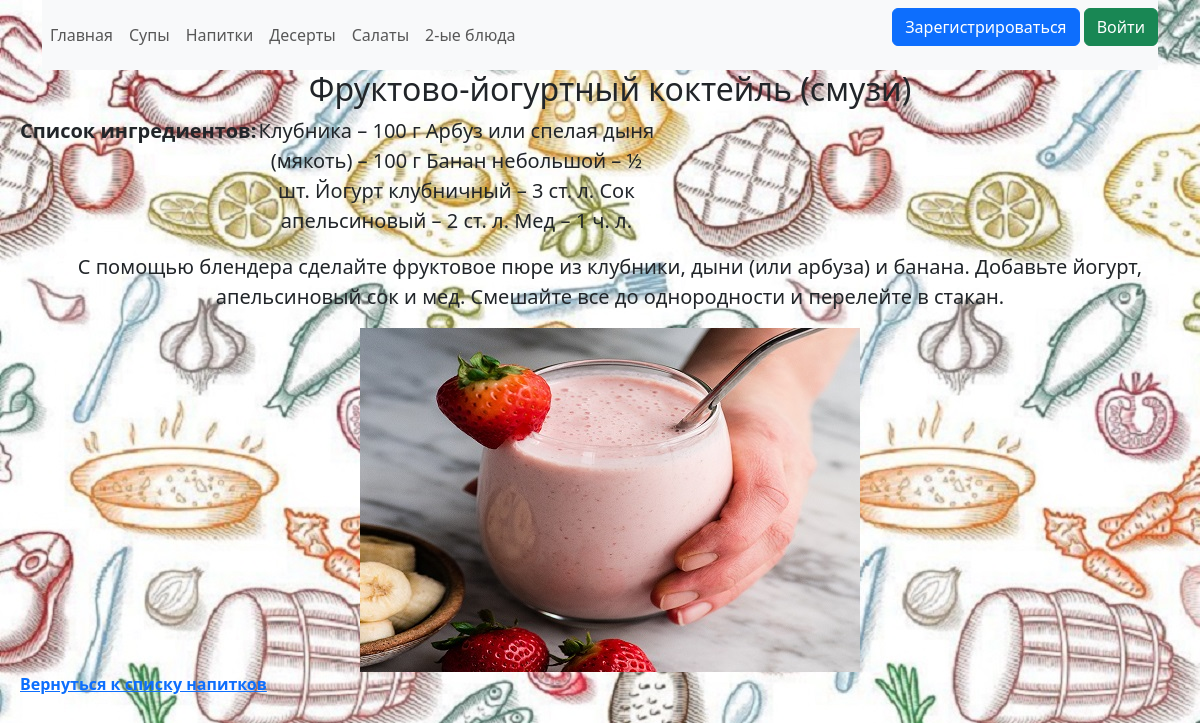
Page /drink/9 on the committed database.
### data/recipes.py (models this page shows)
class Recipe(SqlAlchemyBase, SerializerMixin):
    __tablename__ = 'recipes'
    id = sqlalchemy.Column(sqlalchemy.Integer,
                           primary_key=True, autoincrement=True)
    name = sqlalchemy.Column(sqlalchemy.String, nullable=True)
    ingredients = sqlalchemy.Column(sqlalchemy.TEXT, nullable=True)
    recipe = sqlalchemy.Column(sqlalchemy.TEXT)

### data/images.py (models this page shows)
class Image(SqlAlchemyBase):
    __tablename__ = 'images'
    id = sqlalchemy.Column(sqlalchemy.Integer,
                           primary_key=True, autoincrement=True)
    file = sqlalchemy.Column(sqlalchemy.String)

### main.py (the view)
@app.route('/drink/<int:pk>')
def drink(pk):
    db_sess = db_session.create_session()
    img = db_sess.query(Image).filter(
        Image.id == db_sess.query(RecImage).filter(RecImage.id_rec == pk).first().id_images).first()
    drink = db_sess.query(Recipe).filter(Recipe.id==pk).first()
    return render_template('detail_drink.html', drink=drink, img=img.file)

### data/db_session.py (called while the page is built)
def create_session() -> Session:
    global __factory
    return __factory()

### templates/detail_drink.html
{% extends "base.html" %}
{% block content %}
<div style="text-align: center; font-size: 20px; margin-left: 20px;">
    <h2>{{drink.name}}</h2>
    <div style="display:flex">
        <p><b>Список ингредиентов:</b></p>
        <p style="width:400px">{{drink.ingredients}}</p>
    </div>
    <p>{{drink.recipe}}</p>
    <img src="{{ url_for('static', filename=img) }}" alt="{{drink.name}}">
</div>
    <a href="/drinks" style="margin-left: 20px;"><b>Вернуться к списку напитков</b></a>
{% endblock %}

### rows in the picture
Recipe: name "Фруктово-йогуртный коктейль (смузи)", ingredients "Клубника – 100 г Арбуз или спелая дыня (мякоть) – 100 г Банан небольшой – ½ шт. Йогурт клубничный – 3 ст. л. Сок апельсиновый – 2 ст. л. Мед – 1 ч. л.", recipe "С помощью блендера сделайте фруктовое пюре из клубники, дыни (или арбуза) и банана. Добавьте йогурт, апельсиновый сок и мед. Смешайте все до однородности и перелейте в стакан."
Image: file.name (picture)
